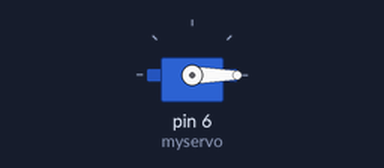
Bench run of a sketch on a simulated Arduino Uno, built with avr-gcc and run on an emulated ATmega328P. Shown: servo.

Above: at 0.05 s.
At 1.5 s:
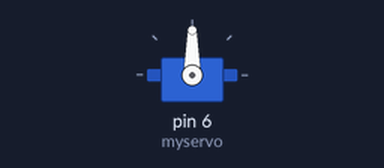
At 3.0 s:
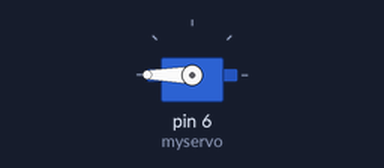
Timing chart, 0 to 6.9 s (numbered marks = the images above):
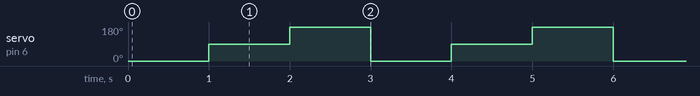

The sketch:

1_motor_180.ino
```cpp
#include <Servo.h>

Servo myservo;  // Create a Servo object

void setup() {
  myservo.attach(6);  // Attach the servo to pin D6
}

void loop() {
  myservo.write(0);    // Rotate to 0 degrees
  delay(1000);         // Wait for 1 second
  myservo.write(90);   // Rotate to 90 degrees
  delay(1000);         // Wait for 1 second
  myservo.write(180);  // Rotate to 180 degrees
  delay(1000);         // Wait for 1 second
}
```

Measured:
- by itself, servo on pin 6 (myservo): repeats every 3.0 s: 180° 1.0 s, 0° 1.0 s, 90° 1.0 s
